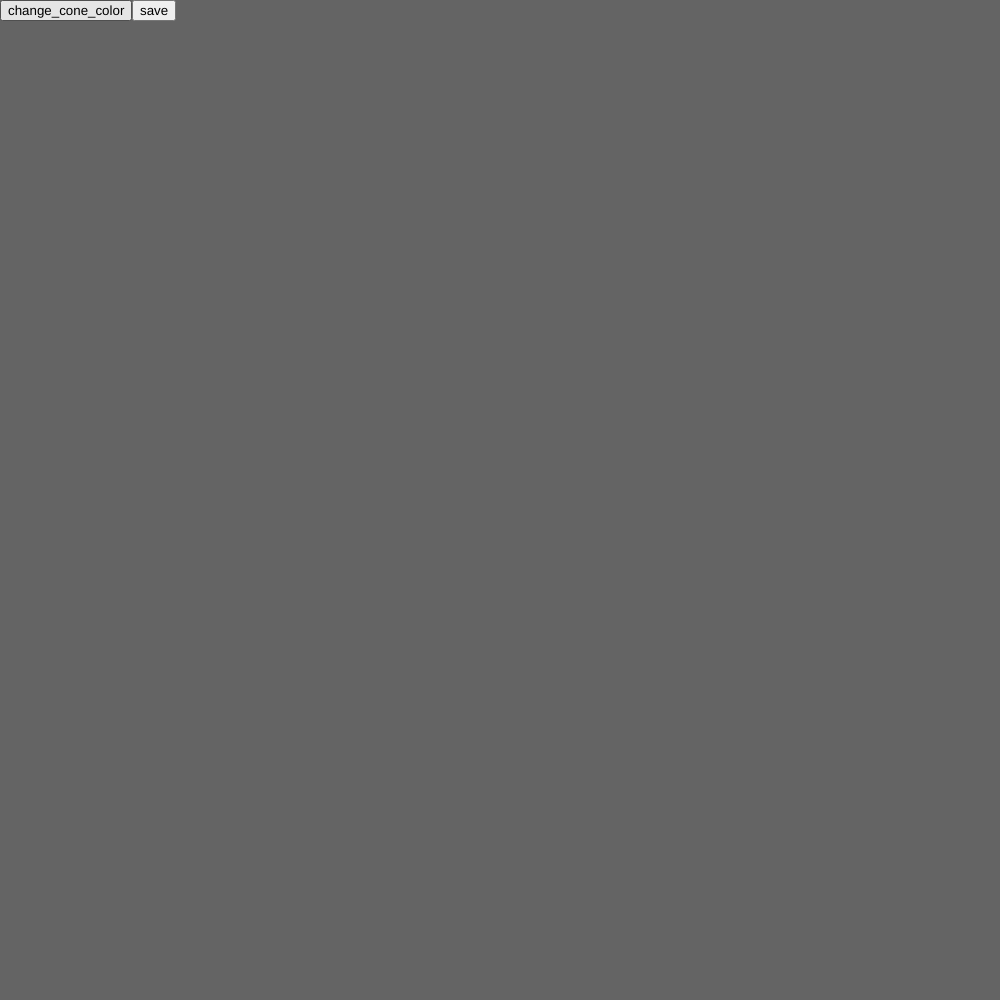
Frame 1 (no input)
Frame 60 (no input): identical to frame 1, image omitted
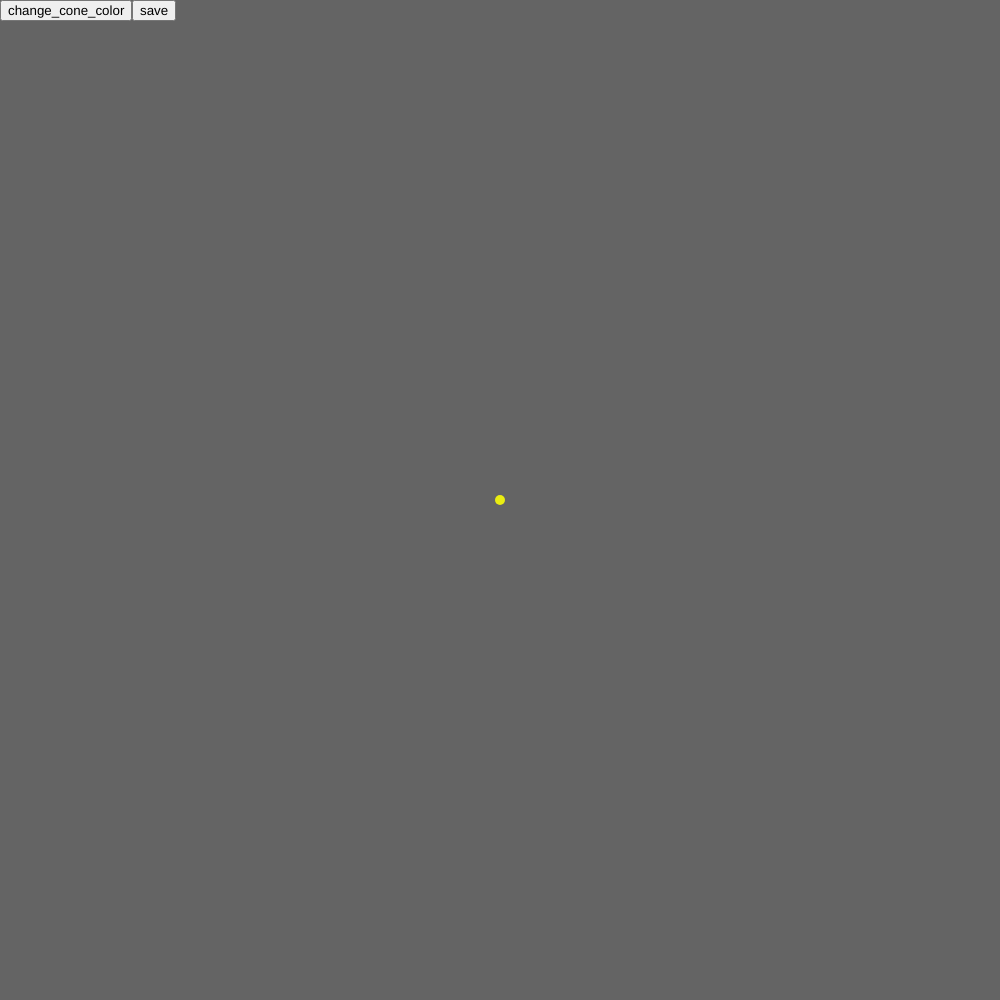
Frame 120 (the mouse pressed at the canvas centre since frame 60)

The p5.js sketch that drew these frames (run headless with seeded random() and noise() and a simulated clock; from frame 60 on, the mouse is pressed at the canvas centre):

// p5.js sketch
// ── sketch.js
function setup() {
  //button to change the color
  change_color_button = createButton('change_cone_color');
  change_color_button.position(0, 0);
  change_color_button.mousePressed(changeColor);
  //button to save
  save_button = createButton('save');
  save_button.position(0 + change_color_button.width, 0);
  save_button.mousePressed(sv)

  createCanvas(1000, 1000);
}

//data structure containing the result
let points_yellow = []
let points_blue = []
let cur_color = 0 //0 = yellow, 1=green

function draw() {
  background(100);

  //color yellow
  fill(color('#EAED11'));
  noStroke();
  //print yellow cones
  points_yellow.forEach((pt, i) => ellipse(pt.x, pt.y, 10, 10));

  //color blue
  fill(color('#1E90FF'));
  noStroke();
  //print blue cones
  points_blue.forEach((pt, i) => ellipse(pt.x, pt.y, 10, 10));
}

//called when mouse is pressed
function mousePressed() {
  //add point only if the mouse is under the button area (to avoid to create a point when user click the button)
  if (mouseY > 20) {
    if (cur_color == 0)
      points_yellow.push({ x: mouseX, y: mouseY })
    else
      points_blue.push({ x: mouseX, y: mouseY })
  }
  // prevent default
  return false;
}

//change the color drawn
function changeColor() {
  cur_color = (cur_color + 1) % 2
  // prevent default
  return false;
}

//save the result in a JSON
function sv() {
  //creating final result
  const res = { yellow_cones: null, green_cones: null };
  res.yellow_cones = points_yellow;
  res.green_cones = points_blue;

  const doc = document.createElement("a");
  const file = new Blob([JSON.stringify(res)], { type: 'text/plain' });
  doc.href = URL.createObjectURL(file);
  doc.download = 'track.json';
  doc.click();
}
